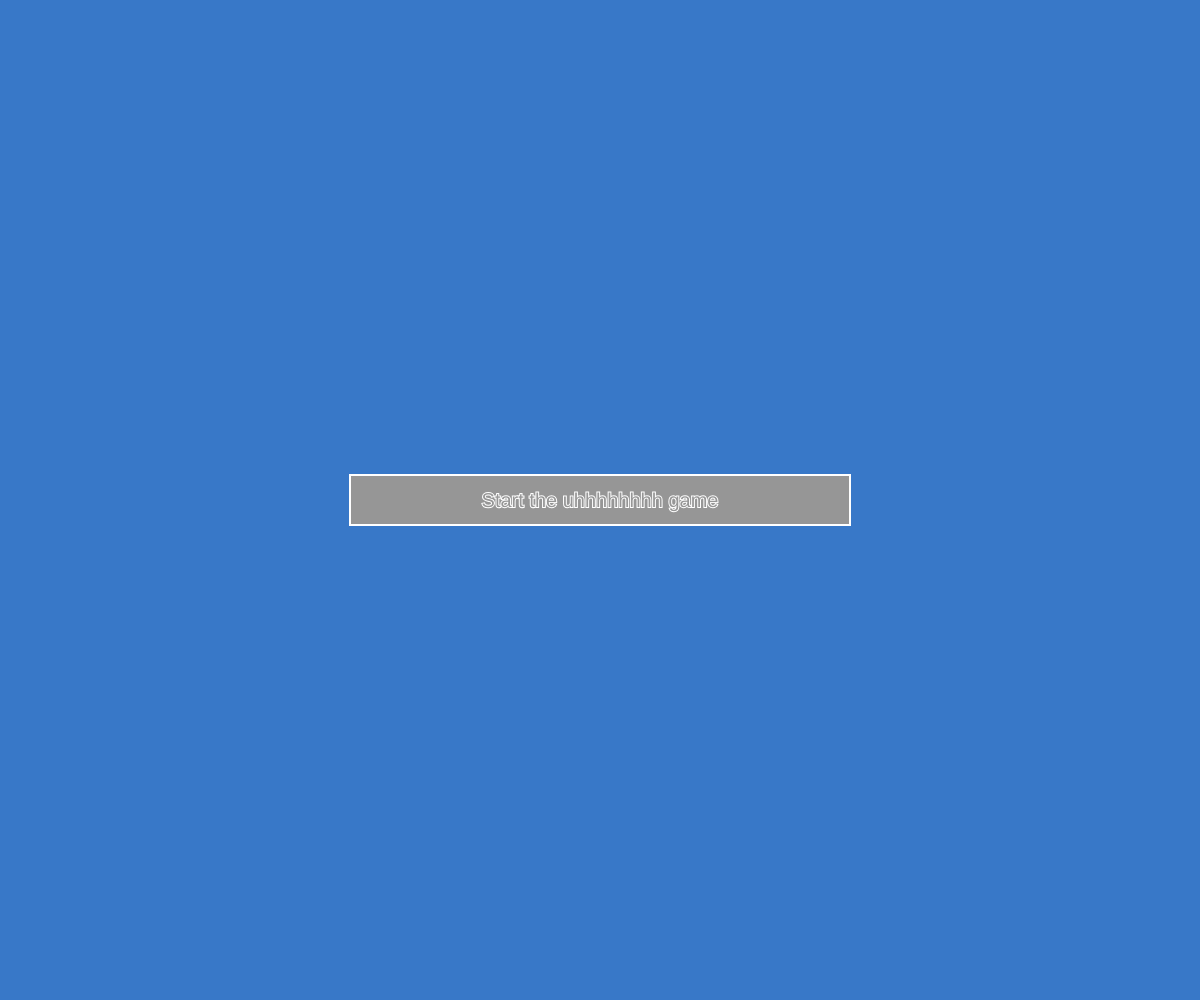
Frame 1 (no input)
Frame 60 (no input): identical to frame 1, image omitted
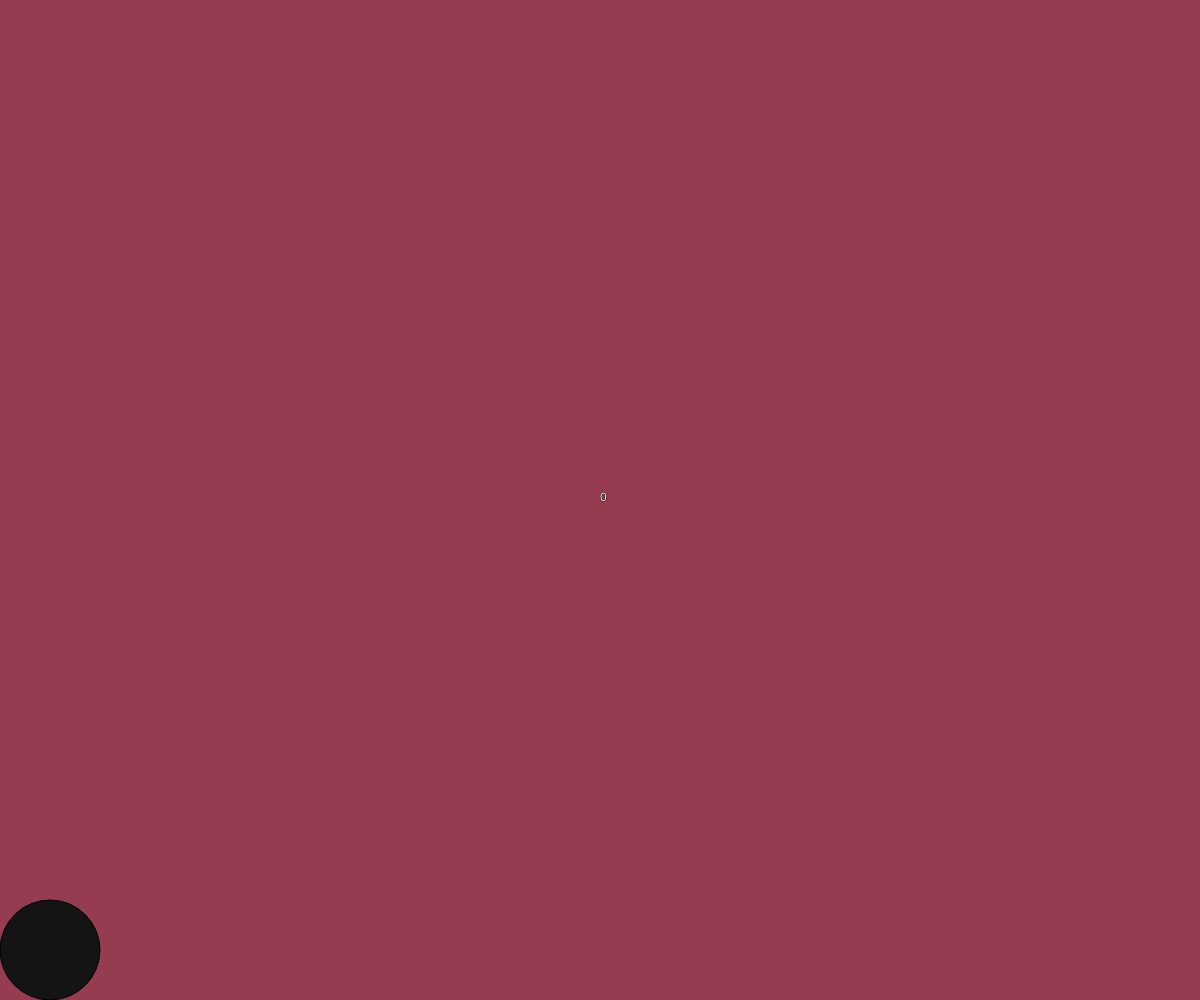
Frame 120 (the mouse pressed at the canvas centre since frame 60)

The p5.js sketch that drew these frames (run headless with seeded random() and noise() and a simulated clock; from frame 60 on, the mouse is pressed at the canvas centre):

// p5.js sketch
// ── sketch.js
// Interactive Scene
// Katos Booth
// September 2024


let screenIsVisible = true;
let cannonLoading = 0;
let cannonIsLoaded = false;
let cannonBaseRadious = 50;
let highlighted = false;
let pressed = false;
let x = 128;
let y = 128;
let buttonWidth = 500;
let buttonHeight = 50;

function setup() {}
function draw() {
  createCanvas(windowWidth,windowHeight);
  if (screenIsVisible){
    startScreen();
    button();
  }
  else {
    gameScreen();
  } 
}
function startScreen(){
  background(56,120,200);
}
function gameScreen(){
  background(150,60,80);
  
  text(cannonLoading, x, y+buttonHeight/3, buttonWidth, buttonHeight);
  cannon();
}
function button(){
  buttonIsHighlighted();
  buttonIsPressed();
  x = (windowWidth/2)-buttonWidth/2;
  y = (windowHeight/2)-buttonHeight/2;
  if (highlighted){
    fill(150);
    strokeWeight(4);
    stroke(255,255,0);
  }
  else if (pressed){
    fill(100);
    stroke(255,255,0);
  }
  else {
    strokeWeight(2);
    fill(150);
    stroke(255);
  }
  rect(x, y, buttonWidth, buttonHeight);
  textAlign(CENTER);
  textSize(20);
  text('Start the uhhhhhhhh game', x, y+buttonHeight/3, buttonWidth, buttonHeight);
}
function buttonIsPressed() {
  if (mouseX > x && mouseX < x + buttonWidth && mouseY > y && mouseY < y + buttonHeight && mouseIsPressed) {
    pressed = true;
    screenIsVisible = false;
  }
  else{
    pressed = false;
  }
}
function buttonIsHighlighted() {
  if (mouseX > x && mouseX < x + buttonWidth && mouseY > y && mouseY < y + buttonHeight && !mouseIsPressed) {
    highlighted = true;
  }
  else {
    highlighted = false
  }
}
function mouseWheel(){
  cannonLoading += 1;
}
function cannon(){
  if (cannonLoading >=  20){
    fill(70,70,0);
    cannonIsLoaded = true;
  }
  else {
    fill(20);
    cannonIsLoaded = false;
  }
  circle(cannonBaseRadious,windowHeight-cannonBaseRadious,cannonBaseRadious*2);
  angleMode(DEGREES);
  rotate(-45);
  rect(windowHeight-500,50,75,50);
}
function cannonBall(){
  circle();
}
